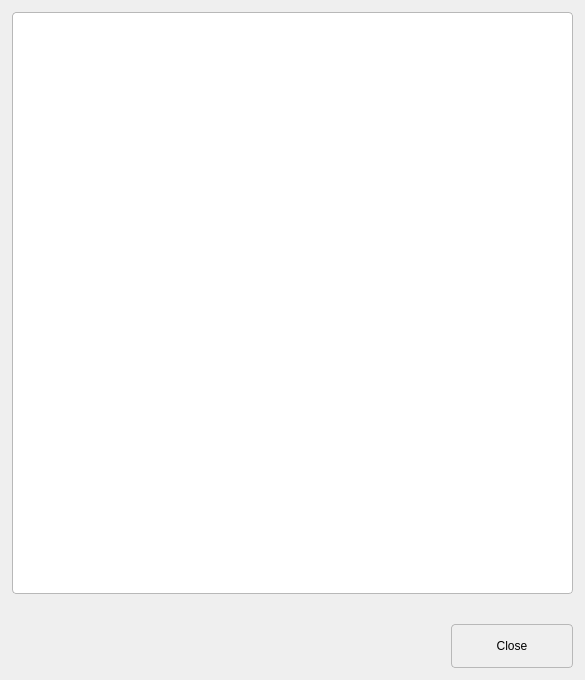
<?xml version="1.0" encoding="UTF-8"?>
<ui version="4.0">
 <class>LogDialog</class>
 <widget class="QDialog" name="LogDialog">
  <property name="geometry">
   <rect>
    <x>0</x>
    <y>0</y>
    <width>585</width>
    <height>680</height>
   </rect>
  </property>
  <property name="windowTitle">
   <string>Log</string>
  </property>
  <property name="styleSheet">
   <string notr="true">QDialog {
    background-color: palette(window);
}

QPlainTextEdit {
    border-radius: 4px;
    border: 1px solid palette(mid);
    padding: 5px 8px;
    background-color: palette(base);
}

QLabel {
    color: palette(text);
}

QCheckBox {
    spacing: 8px;
}

QPushButton {
    border-radius: 4px;
    padding: 5px 12px;
    min-height: 32px;
    min-width: 96px;
    border: 1px solid palette(mid);
    background-color: palette(button);
}

QPushButton:hover {
    background-color: palette(alternate-base);
}

QPushButton:pressed {
    background-color: palette(mid);
}

QDialogButtonBox QPushButton {
    border-radius: 4px;
    padding: 5px 12px;
    min-height: 32px;
    min-width: 96px;
    border: 1px solid palette(mid);
    background-color: palette(button);
}

QDialogButtonBox QPushButton:hover {
    background-color: palette(alternate-base);
}

QDialogButtonBox QPushButton:pressed {
    background-color: palette(mid);
}

QScrollBar:vertical, QScrollBar:horizontal {
    border: none;
    background: transparent;
    width: 8px;
    height: 8px;
    margin: 0;
}

QScrollBar::handle:vertical, QScrollBar::handle:horizontal {
    background: palette(mid);
    border-radius: 4px;
    min-height: 24px;
    min-width: 24px;
}

QScrollBar::handle:vertical:hover, QScrollBar::handle:horizontal:hover {
    background: palette(mid);
}

QScrollBar::add-line, QScrollBar::sub-line {
    border: none;
    background: none;
    width: 0;
    height: 0;
}

QScrollBar::add-page, QScrollBar::sub-page {
    background: none;
}

QMenu {
    border-radius: 8px;
    border: 1px solid palette(mid);
    padding: 4px;
}

QMenu::item {
    padding: 6px 24px 6px 12px;
    border-radius: 4px;
}

QMenu::item:selected {
    background-color: palette(highlight);
    color: palette(highlighted-text);
}

QToolTip {
    background-color: palette(base);
    color: palette(text);
    border: 1px solid palette(mid);
    border-radius: 4px;
    padding: 4px 8px;
}</string>
  </property>
  <layout class="QVBoxLayout" name="verticalLayout">
   <property name="leftMargin">
    <number>12</number>
   </property>
   <property name="topMargin">
    <number>12</number>
   </property>
   <property name="rightMargin">
    <number>12</number>
   </property>
   <property name="bottomMargin">
    <number>12</number>
   </property>
   <property name="spacing">
    <number>8</number>
   </property>
   <item>
    <widget class="QPlainTextEdit" name="textBrowserLog">
     <property name="undoRedoEnabled">
      <bool>false</bool>
     </property>
     <property name="lineWrapMode">
      <enum>QPlainTextEdit::NoWrap</enum>
     </property>
     <property name="readOnly">
      <bool>true</bool>
     </property>
    </widget>
   </item>
   <item>
    <layout class="QHBoxLayout" name="layoutFilters">
     <property name="spacing">
      <number>8</number>
     </property>
     <item>
      <widget class="QLabel" name="labelLogFileName">
       <property name="text">
        <string/>
       </property>
       <property name="textInteractionFlags">
        <set>Qt::LinksAccessibleByMouse|Qt::TextSelectableByMouse</set>
       </property>
      </widget>
     </item>
    </layout>
   </item>
   <item>
    <widget class="QDialogButtonBox" name="buttonBox">
     <property name="orientation">
      <enum>Qt::Horizontal</enum>
     </property>
     <property name="standardButtons">
      <set>QDialogButtonBox::Close</set>
     </property>
    </widget>
   </item>
  </layout>
 </widget>
 <resources/>
 <connections>
  <connection>
   <sender>buttonBox</sender>
   <signal>accepted()</signal>
   <receiver>LogDialog</receiver>
   <slot>accept()</slot>
   <hints>
    <hint type="sourcelabel">
     <x>248</x>
     <y>254</y>
    </hint>
    <hint type="destinationlabel">
     <x>157</x>
     <y>274</y>
    </hint>
   </hints>
  </connection>
  <connection>
   <sender>buttonBox</sender>
   <signal>rejected()</signal>
   <receiver>LogDialog</receiver>
   <slot>reject()</slot>
   <hints>
    <hint type="sourcelabel">
     <x>316</x>
     <y>260</y>
    </hint>
    <hint type="destinationlabel">
     <x>286</x>
     <y>274</y>
    </hint>
   </hints>
  </connection>
 </connections>
</ui>
